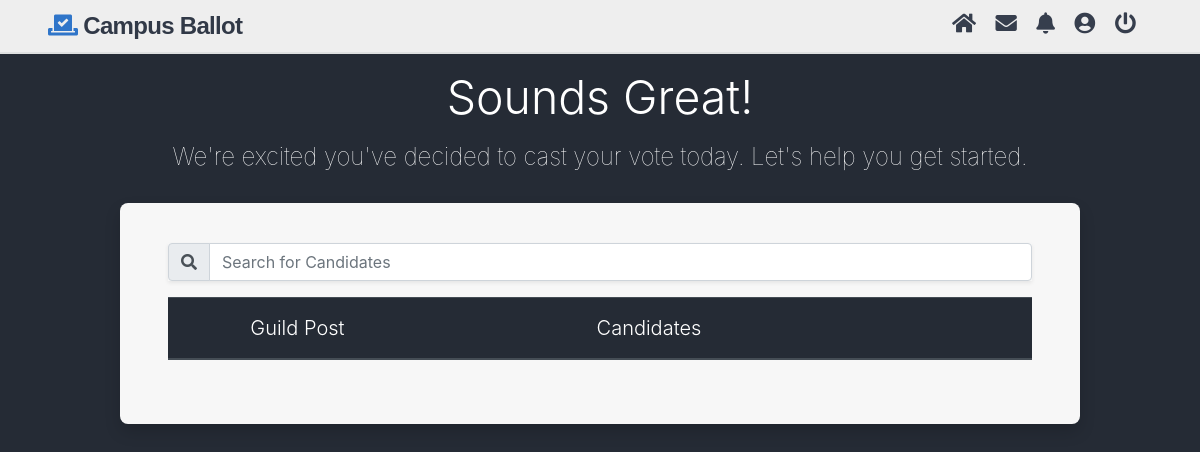
Before: /vote.php (signed in) with the older database file.
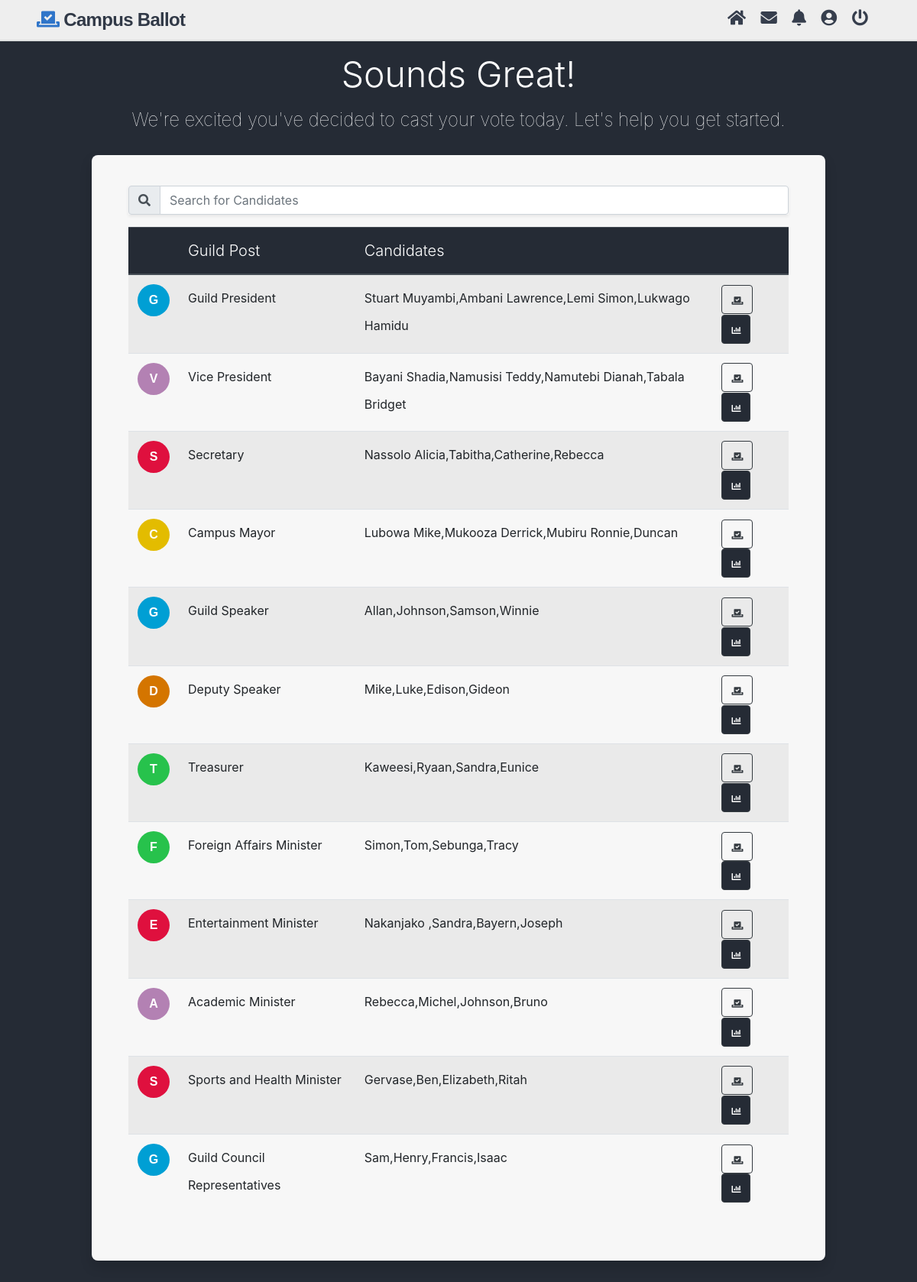
After: the same page with the newer database file.
### tables this page shows
CREATE TABLE IF NOT EXISTS `polls` (
  `id` int(11) NOT NULL AUTO_INCREMENT,
  `title` text NOT NULL,
  `desc` text NOT NULL,
  PRIMARY KEY (`id`)
);

### vote.php (the view, shortened to what this page needs)
<?php
    $pdo = pdo_connect_mysql();
    $stmt = $pdo->query('SELECT p.*, GROUP_CONCAT(pa.title ORDER BY pa.id) AS answers FROM polls p LEFT JOIN poll_answers pa ON pa.poll_id = p.id GROUP BY p.id');
    $polls = $stmt->fetchAll(PDO::FETCH_ASSOC);
?>
<?php include("includes/header.php"); ?>
    <div class="main-body">
    <h1 class="display-4 mt-3">Sounds Great!</h1>
    <p class="index-slogan mt-2 mb-4">We're excited you've decided to cast your vote today. Let's help you get started.</p>
        <section class="thumbs-container shadow mt-4 pt-4 pl-5 pr-5 pb-5 mb-5">
            <div class="input-group mt-3 mb-3 mr-sm-2 shadow-sm">
                <div class="input-group-prepend">
                    <div class="input-group-text"><i class="fas fa-search"></i></div>
                </div>
                <input type="text" class="form-control" id="myInput" onkeyup="myFunction()" placeholder="Search for Candidates">
            </div>
        <table class="table table-striped" id="myTable">
            <thead class="thead-dark">
                <tr>
                <th scope="col"></th>
                <th scope="col" class="lead-2">Guild Post</th>
                <th scope="col" class="lead-2">Candidates</th>
                <th scope="col"></th>
                </tr>
            </thead>
            <tbody>
            <?php foreach ($polls as $poll): ?>
            <tr>
                <th scope="row">
                    <span class="avatar">
                        <?php
                            $string = $poll['title'];
                            $firstChar = $string[0];
                            echo($firstChar);
                        ?>
                    </span>
                </th>
                <td><?=$poll['title']?></td>
				<td><?=$poll['answers']?></td>
                <td class="actions">
					<a href="cast.php?id=<?=$poll['id']?>" class="btn btn-outline-dark" title="Cast Vote"><i class="fas fa-vote-yea fa-xs"></i></a>
					<a href="result.php?id=<?=$poll['id']?>" class="btn btn-dark" title="View Results"><i class="fas fa-chart-bar fa-xs"></i></a>
                </td>
            </tr>
            <?php endforeach; ?>
            </tbody>
            </table>
        </section>
    </div>
<?php include("includes/footer.php"); ?>

### includes/header.php (shortened to what this page needs)
<!DOCTYPE html>
<html lang="en">
<head>
    <link rel="stylesheet" href="css/all.min.css">
    <link rel="stylesheet" href="css/main.min.css">
    <link rel="stylesheet" href="css/bootstrap.css">
</head>
<body class="index-body">
    <nav class="dash-nav">
        <div class="dash-section-1">
            <h2 class="dash-logo"><a href="index.php"> <i class="fas fa-vote-yea"></i> Campus Ballot</a></h2>
        </div>
        <div class="dash-section-2 nav-icons">
            <ul>
                <li><a href="index.php" title="home"><i class="fas fa-home fa-lg icon"></i></a></li>
                <li><a href="#" title="Messages"><i class="fas fa-envelope fa-lg icon"></i></a></li>
                <li><a href="#" title="Notifications"><i class="fas fa-bell fa-lg icon"></i></a></li>
                <li><a href="#" title="Profile"><i class="fas fa-user-circle fa-lg icon"></i></a></li>
                <li>
                    <?php  if(isset($_SESSION['user'])) : ?>
                        <a href="index.php?logout='1'" title="Logout">
                            <i class="fas fa-power-off fa-lg icon-logout"> </i>
                        </a>
                    <?php  endif ?>
                </li>
            </ul>
        </div>
    </nav>

### includes/footer.php (shortened to what this page needs)
</body>
</html>

Changed rows visible on the page:
added polls: title "G", title "Guild President", answers "Stuart Muyambi,Ambani Lawrence,Lemi Simon,Lukwago Hamidu"
added polls: title "V", title "Vice President", answers "Bayani Shadia,Namusisi Teddy,Namutebi Dianah,Tabala Bridget"
added polls: title "S", title "Secretary", answers "Nassolo Alicia,Tabitha,Catherine,Rebecca"
added polls: title "C", title "Campus Mayor", answers "Lubowa Mike,Mukooza Derrick,Mubiru Ronnie,Duncan"
added polls: title "G", title "Guild Speaker", answers "Allan,Johnson,Samson,Winnie"
added polls: title "D", title "Deputy Speaker", answers "Mike,Luke,Edison,Gideon"
added polls: title "T", title "Treasurer", answers "Kaweesi,Ryaan,Sandra,Eunice"
added polls: title "F", title "Foreign Affairs Minister", answers "Simon,Tom,Sebunga,Tracy"
added polls: title "E", title "Entertainment Minister", answers "Nakanjako ,Sandra,Bayern,Joseph"
added polls: title "A", title "Academic Minister", answers "Rebecca,Michel,Johnson,Bruno"
added polls: title "S", title "Sports and Health Minister", answers "Gervase,Ben,Elizabeth,Ritah"
added polls: title "G", title "Guild Council Representatives", answers "Sam,Henry,Francis,Isaac"
